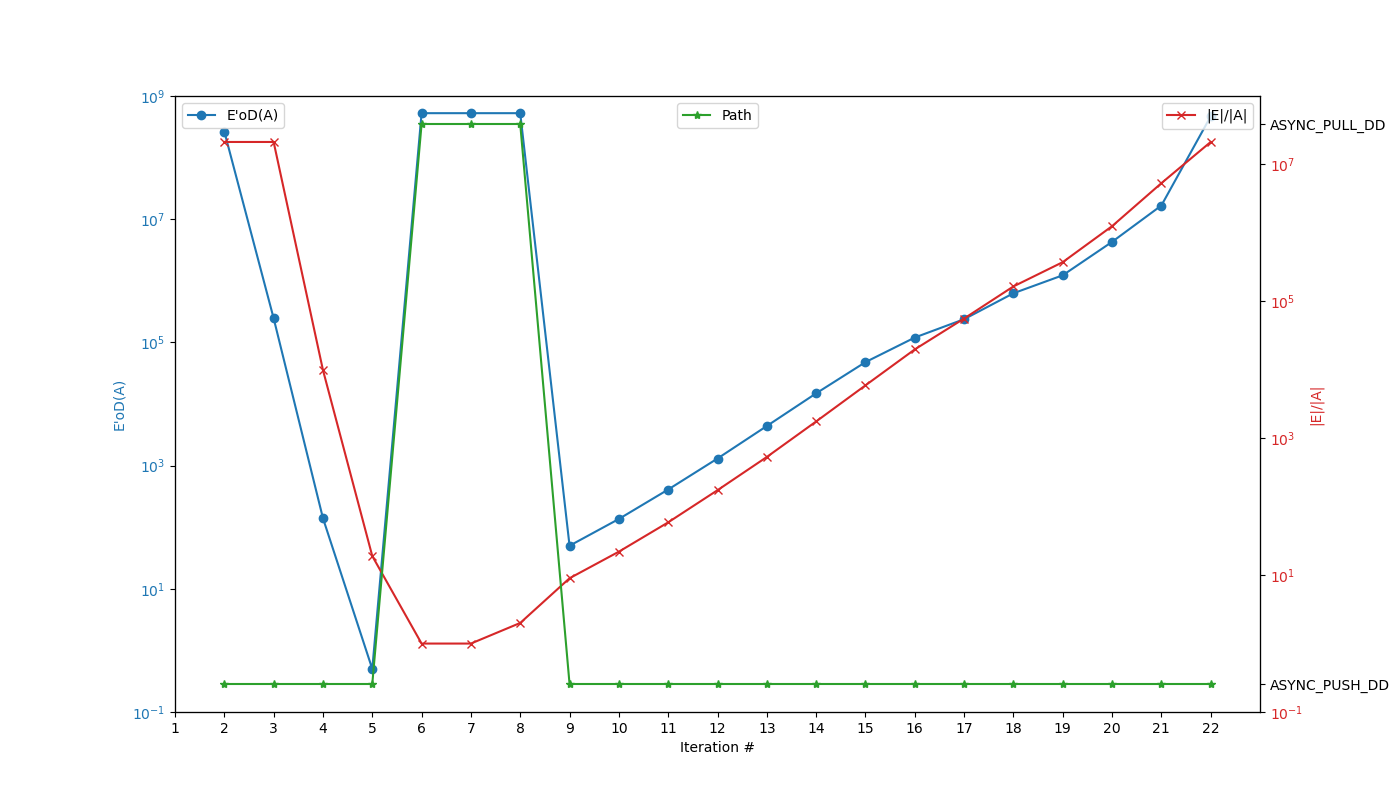

Write the Python code that produced this figure.
import pandas as pd
import matplotlib.pyplot as plt

# 替换 'your_file.csv' 为实际的文件名
file_path = 'fig8.csv'

# 读取 CSV 文件到 pandas DataFrame
df = pd.read_csv(file_path)

# 提取迭代次数、算法名称和运行时间
iterations = df.iloc[1:, 0]
algorithms = df.iloc[1:, 1]
EA = df.iloc[1:, 2]
VA = df.iloc[1:, 3]

# 创建图表和坐标轴对象
fig, ax1 = plt.subplots(figsize=(14, 8))

# 绘制第一条折线（左侧y轴）
color = 'tab:blue'
ax1.set_xlabel('Iteration #')
ax1.set_ylabel('E\'oD(A)', color=color)

#x轴刻度为迭代次数，必须为整数
ax1.set_xticks(range(0, 23))
ax1.set_xticklabels(range(0, 23))

# 设置y轴刻度为10的幂
ax1.set_yscale('log',base=10)
ax1.set_ylim(0.1, 1000000000)
ax1.tick_params(axis='y', labelcolor=color)
ax1.plot(iterations, EA, color=color, marker='o', label='E\'oD(A)')
plt.legend(loc='upper left')

# 创建第二个坐标轴对象，共享x轴
ax2 = ax1.twinx()
color = 'tab:red'
ax2.set_ylabel('|E|/|A|', color=color)
ax2.set_yscale('log',base=10)
ax2.set_ylim(0.1, 100000000)
ax2.plot(iterations, VA, color=color, marker='x',label='|E|/|A|')
ax2.tick_params(axis='y', labelcolor=color)

# 显示label
plt.legend(loc='upper right')


# 绘制第三条折线 algorithms

ax3 = ax1.twinx()
color = 'tab:green'
ax3.plot(iterations, algorithms, color=color, marker='*', label='Path')
plt.legend(loc='upper center')

plt.savefig('fig8.png')